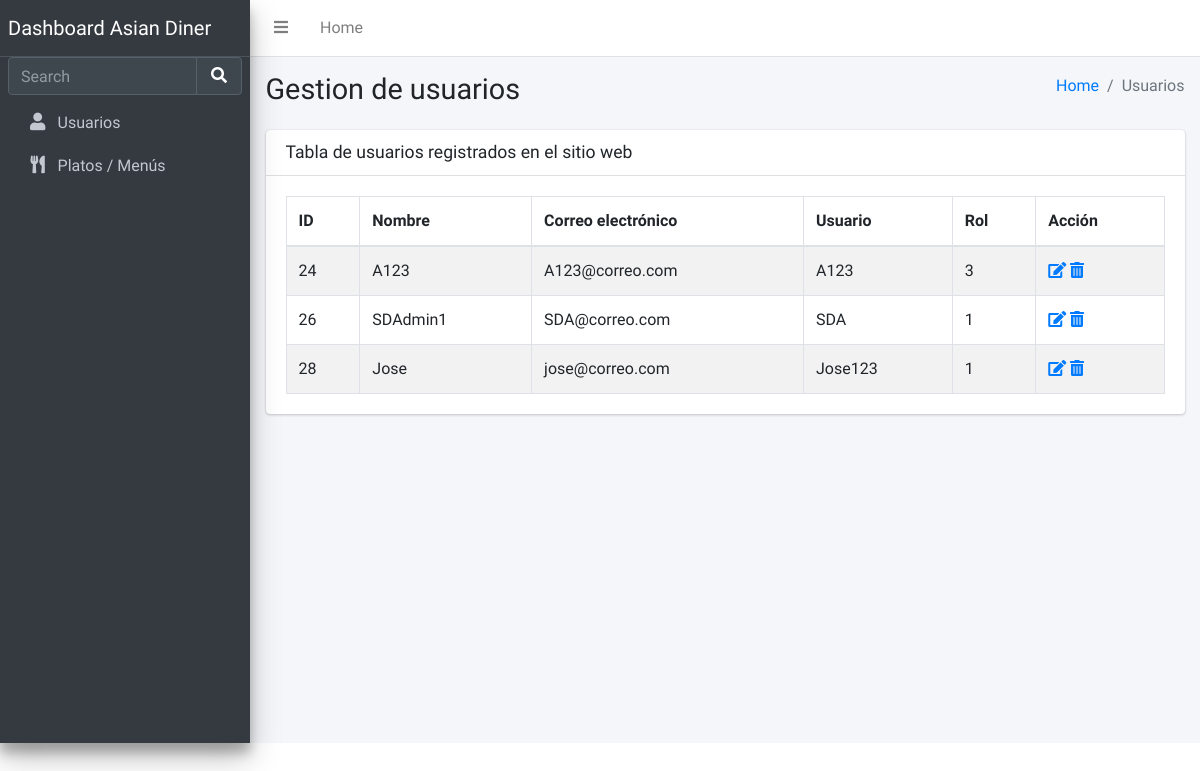
The page /usuarios on the database as committed earlier.
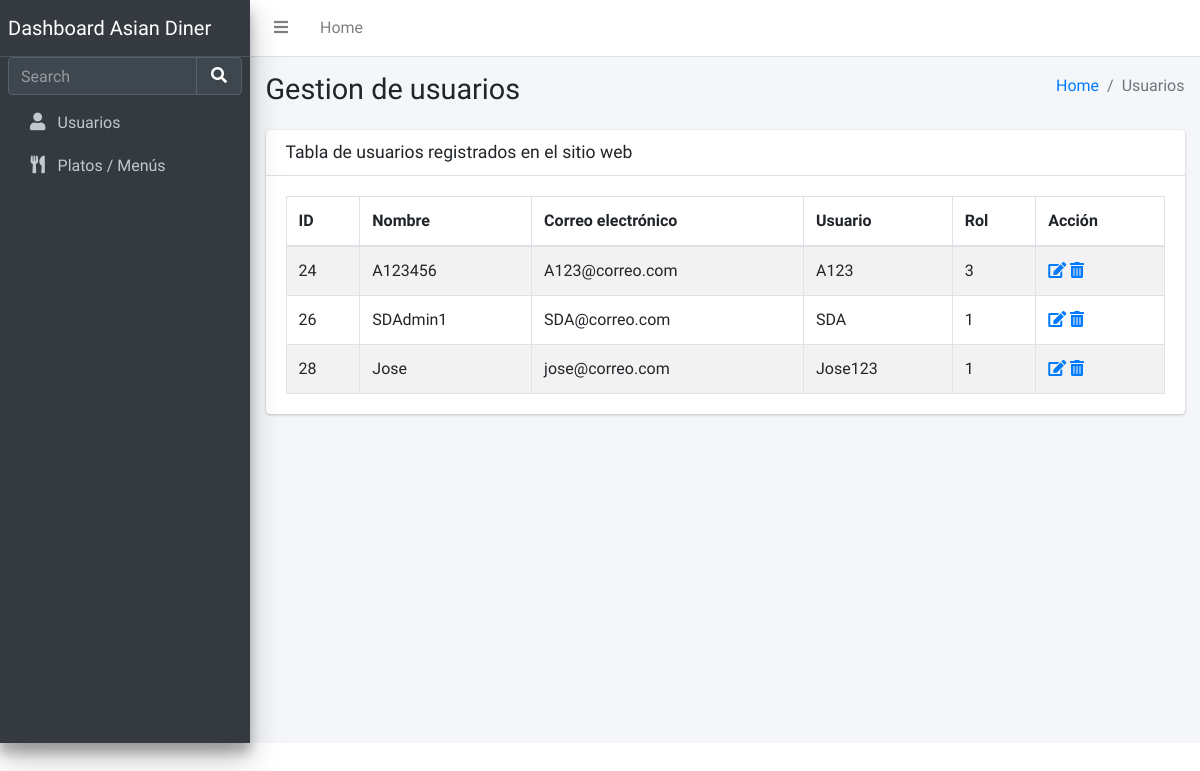
The same page on the database as committed later.
### tables this page shows
CREATE TABLE usuarios (
	id INTEGER NOT NULL PRIMARY KEY AUTOINCREMENT,
	nombre TEXT(50) NOT NULL,
	correo TEXT(50) NOT NULL,
	usuario TEXT NOT NULL,
	clave TEXT NOT NULL
, rol INTEGER);

### app.py (the view)
@app.route('/usuarios', methods=['POST', 'GET'])
def usuario():
    with sqlite3.connect("restaurante.db") as con:
        cur = con.cursor()
        cur.execute("SELECT * FROM usuarios")
        usuarioscall =  cur.fetchall()
        return render_template('usuarios.html', usuarioscall=usuarioscall)

### templates/usuarios.html (shortened to what the changed rows need)
<!DOCTYPE html>
<html lang="en">
<head>
  <link rel="stylesheet" href="https://cdnjs.cloudflare.com/ajax/libs/font-awesome/5.15.4/css/all.min.css" />
  <link rel="stylesheet" href="../../static/css/dataTables.bootstrap4.min.css">
  <link rel="stylesheet" href="../static/css/responsive.bootstrap4.min.css">
  <link rel="stylesheet" href="../static/css/buttons.bootstrap4.min.css">
  <link rel="stylesheet" href="../static/css/adminlte.min.css">
</head>
<body class="hold-transition sidebar-mini">
<div class="wrapper">
  <div class="content-wrapper">
    <section class="content-header">
      <div class="container-fluid">
        <div class="row mb-2">
          <div class="col-sm-6">
            <h1>Gestion de usuarios</h1>
          </div>
        </div>
      </div>
    </section>
    <section class="content">
      <div class="container-fluid">
        <div class="row">
          <div class="col-12">
            <div class="card">
              <div class="card-body">
                <table id="example1" class="table table-bordered table-striped">
                  <thead>
                  <tr>
                    <th>ID</th>
                    <th>Nombre</th>
                    <th>Correo electrónico</th>
                    <th>Usuario</th>
                    <th>Rol</th>
                    <th>Acción</th>
                  </tr>
                  </thead>
                  <tbody>
                    {% for US in usuarioscall %}
                    <tr>
                      <td>{{US[0]}}</td>
                      <td>{{US[1]}}</td>
                      <td>{{US[2]}}</td>
                      <td>{{US[3]}}</td>
                      <td>{{US[5]}}</td>
                      <td>
                        <a href="/editUserCall/{{US[0]}}"><i class="fa fa-edit"></i> </a>
                        <a href="{{url_for('deleteUserCall', id=US[0])}}"><i class="fas fa-trash-alt"></i> </a>
                      </td>
                    </tr>
                    {% endfor %}
                  </tbody>
                </table>
              </div>
            </div>
          </div>
        </div>
      </div>
    </section>
  </div>
</div>
</body>
</html>

Rows that differ between the two databases and show on the page:
changed usuarios "A123@correo.com": nombre "A123" → "A123456"
